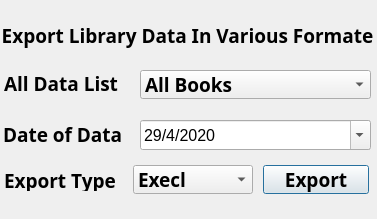
<?xml version="1.0" encoding="UTF-8"?>
<ui version="4.0">
 <class>Dialog</class>
 <widget class="QDialog" name="Dialog">
  <property name="geometry">
   <rect>
    <x>0</x>
    <y>0</y>
    <width>377</width>
    <height>219</height>
   </rect>
  </property>
  <property name="font">
   <font>
    <family>Laksaman</family>
    <pointsize>14</pointsize>
    <weight>75</weight>
    <bold>true</bold>
   </font>
  </property>
  <property name="windowTitle">
   <string>Dialog</string>
  </property>
  <widget class="QDateEdit" name="dateEdit">
   <property name="geometry">
    <rect>
     <x>140</x>
     <y>120</y>
     <width>231</width>
     <height>30</height>
    </rect>
   </property>
   <property name="font">
    <font>
     <family>Microsoft YaHei UI</family>
     <pointsize>12</pointsize>
     <weight>50</weight>
     <italic>false</italic>
     <bold>false</bold>
    </font>
   </property>
   <property name="styleSheet">
    <string notr="true">font: 12pt &quot;Microsoft YaHei UI&quot;;</string>
   </property>
   <property name="maximumDateTime">
    <datetime>
     <hour>23</hour>
     <minute>59</minute>
     <second>59</second>
     <year>7999</year>
     <month>12</month>
     <day>30</day>
    </datetime>
   </property>
   <property name="minimumDateTime">
    <datetime>
     <hour>0</hour>
     <minute>0</minute>
     <second>0</second>
     <year>1752</year>
     <month>9</month>
     <day>14</day>
    </datetime>
   </property>
   <property name="displayFormat">
    <string>d/M/yyyy</string>
   </property>
   <property name="calendarPopup">
    <bool>true</bool>
   </property>
   <property name="date">
    <date>
     <year>2020</year>
     <month>4</month>
     <day>29</day>
    </date>
   </property>
  </widget>
  <widget class="QComboBox" name="comboBox">
   <property name="geometry">
    <rect>
     <x>140</x>
     <y>70</y>
     <width>231</width>
     <height>29</height>
    </rect>
   </property>
   <property name="styleSheet">
    <string notr="true">font: 12pt &quot;Microsoft YaHei UI&quot;;</string>
   </property>
   <item>
    <property name="text">
     <string>All Books</string>
    </property>
   </item>
   <item>
    <property name="text">
     <string>All Members</string>
    </property>
   </item>
   <item>
    <property name="text">
     <string>Return Books</string>
    </property>
   </item>
   <item>
    <property name="text">
     <string>Borrwed Books</string>
    </property>
   </item>
   <item>
    <property name="text">
     <string>All Cetagory</string>
    </property>
   </item>
   <item>
    <property name="text">
     <string>All Author</string>
    </property>
   </item>
   <item>
    <property name="text">
     <string>All Publisher</string>
    </property>
   </item>
  </widget>
  <widget class="QPushButton" name="pushButton">
   <property name="geometry">
    <rect>
     <x>263</x>
     <y>165</y>
     <width>106</width>
     <height>29</height>
    </rect>
   </property>
   <property name="styleSheet">
    <string notr="true">font: 14pt &quot;Microsoft YaHei UI&quot;;</string>
   </property>
   <property name="text">
    <string>Export</string>
   </property>
  </widget>
  <widget class="QLabel" name="label">
   <property name="geometry">
    <rect>
     <x>4</x>
     <y>73</y>
     <width>120</width>
     <height>21</height>
    </rect>
   </property>
   <property name="styleSheet">
    <string notr="true">font: 14pt &quot;Microsoft YaHei UI&quot;;</string>
   </property>
   <property name="text">
    <string>All Data List</string>
   </property>
  </widget>
  <widget class="QLabel" name="label_2">
   <property name="geometry">
    <rect>
     <x>3</x>
     <y>123</y>
     <width>123</width>
     <height>23</height>
    </rect>
   </property>
   <property name="styleSheet">
    <string notr="true">font: 14pt &quot;Microsoft YaHei UI&quot;;</string>
   </property>
   <property name="text">
    <string>Date of Data</string>
   </property>
  </widget>
  <widget class="QLabel" name="label_3">
   <property name="geometry">
    <rect>
     <x>4</x>
     <y>170</y>
     <width>116</width>
     <height>21</height>
    </rect>
   </property>
   <property name="styleSheet">
    <string notr="true">font: 14pt &quot;Microsoft YaHei UI&quot;;</string>
   </property>
   <property name="text">
    <string>Export Type</string>
   </property>
  </widget>
  <widget class="QComboBox" name="comboBox_2">
   <property name="geometry">
    <rect>
     <x>133</x>
     <y>165</y>
     <width>120</width>
     <height>29</height>
    </rect>
   </property>
   <property name="styleSheet">
    <string notr="true">font: 12pt &quot;Microsoft YaHei UI&quot;;</string>
   </property>
   <item>
    <property name="text">
     <string>Execl</string>
    </property>
   </item>
   <item>
    <property name="text">
     <string>Csv</string>
    </property>
   </item>
   <item>
    <property name="text">
     <string>Json</string>
    </property>
   </item>
  </widget>
  <widget class="QLabel" name="label_4">
   <property name="geometry">
    <rect>
     <x>-33</x>
     <y>20</y>
     <width>441</width>
     <height>31</height>
    </rect>
   </property>
   <property name="styleSheet">
    <string notr="true">font: 14pt &quot;Microsoft YaHei UI&quot;;</string>
   </property>
   <property name="text">
    <string>Export Library Data In Various Formate</string>
   </property>
   <property name="alignment">
    <set>Qt::AlignCenter</set>
   </property>
  </widget>
  <widget class="QLabel" name="label_5">
   <property name="geometry">
    <rect>
     <x>0</x>
     <y>197</y>
     <width>391</width>
     <height>21</height>
    </rect>
   </property>
   <property name="font">
    <font>
     <pointsize>10</pointsize>
    </font>
   </property>
   <property name="text">
    <string/>
   </property>
  </widget>
 </widget>
 <resources/>
 <connections/>
</ui>
